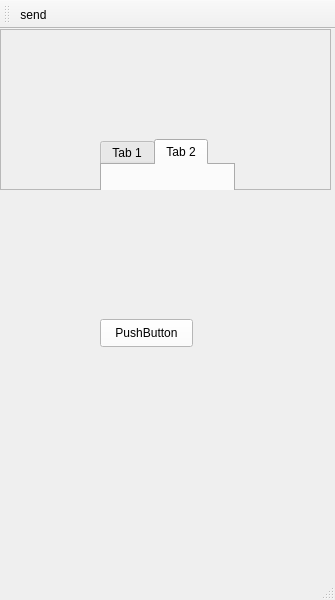
<?xml version="1.0" encoding="UTF-8"?>
<ui version="4.0">
 <class>MainWindow</class>
 <widget class="QMainWindow" name="MainWindow">
  <property name="geometry">
   <rect>
    <x>0</x>
    <y>0</y>
    <width>335</width>
    <height>600</height>
   </rect>
  </property>
  <property name="windowTitle">
   <string>MainWindow</string>
  </property>
  <widget class="QWidget" name="centralwidget">
   <widget class="QFrame" name="frame">
    <property name="geometry">
     <rect>
      <x>0</x>
      <y>0</y>
      <width>331</width>
      <height>161</height>
     </rect>
    </property>
    <property name="frameShape">
     <enum>QFrame::StyledPanel</enum>
    </property>
    <property name="frameShadow">
     <enum>QFrame::Raised</enum>
    </property>
    <widget class="QTabWidget" name="tabWidget">
     <property name="geometry">
      <rect>
       <x>100</x>
       <y>110</y>
       <width>135</width>
       <height>80</height>
      </rect>
     </property>
     <property name="currentIndex">
      <number>1</number>
     </property>
     <widget class="QWidget" name="tab">
      <attribute name="title">
       <string>Tab 1</string>
      </attribute>
     </widget>
     <widget class="QWidget" name="tab_2">
      <attribute name="title">
       <string>Tab 2</string>
      </attribute>
     </widget>
    </widget>
   </widget>
   <widget class="QPushButton" name="pushButton">
    <property name="geometry">
     <rect>
      <x>100</x>
      <y>290</y>
      <width>93</width>
      <height>28</height>
     </rect>
    </property>
    <property name="styleSheet">
     <string notr="true">    background-color: white;
    background-image: url(mario.png);
    background-attachment: scroll;</string>
    </property>
    <property name="text">
     <string>PushButton</string>
    </property>
   </widget>
  </widget>
  <widget class="QStatusBar" name="statusbar"/>
  <widget class="QToolBar" name="toolBar">
   <property name="windowTitle">
    <string>toolBar</string>
   </property>
   <attribute name="toolBarArea">
    <enum>TopToolBarArea</enum>
   </attribute>
   <attribute name="toolBarBreak">
    <bool>false</bool>
   </attribute>
   <addaction name="actionSend"/>
  </widget>
  <action name="actionSend">
   <property name="icon">
    <iconset resource="../../Desktop/test.qrc">
     <normaloff>:/mike/mike.jpg</normaloff>:/mike/mike.jpg</iconset>
   </property>
   <property name="text">
    <string>send</string>
   </property>
  </action>
 </widget>
 <resources>
  <include location="../../Desktop/test.qrc"/>
  <include location="../../Desktop/icons.qrc"/>
 </resources>
 <connections/>
</ui>
